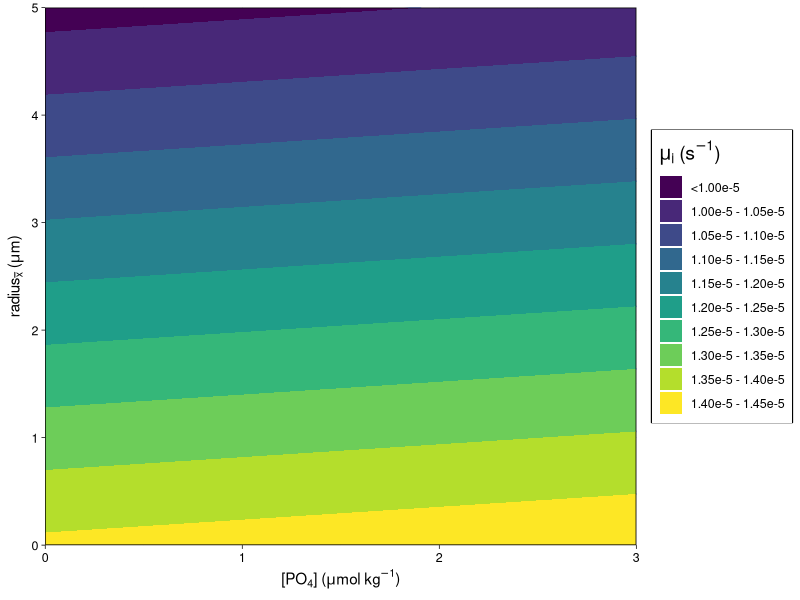
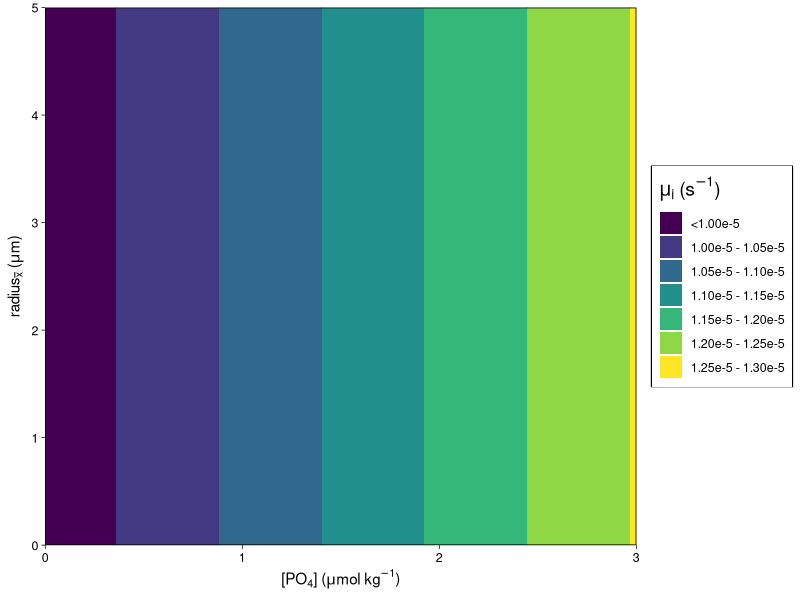
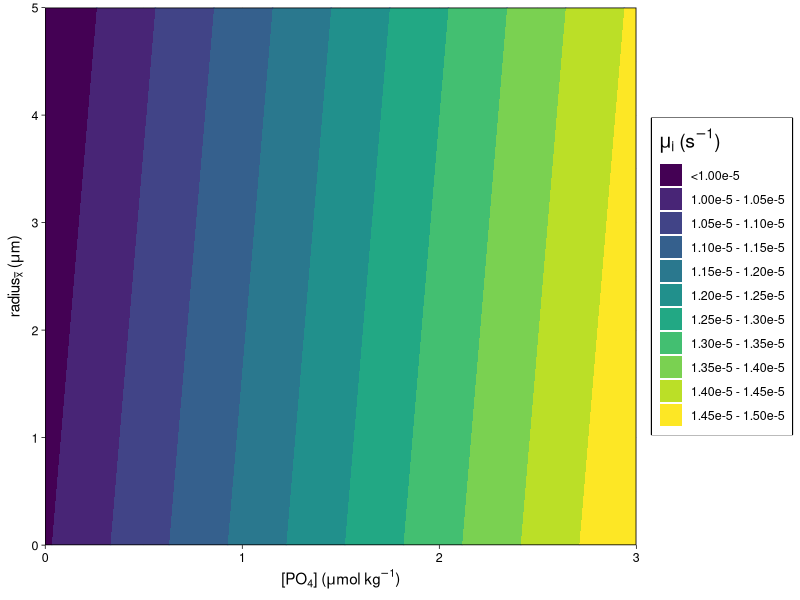
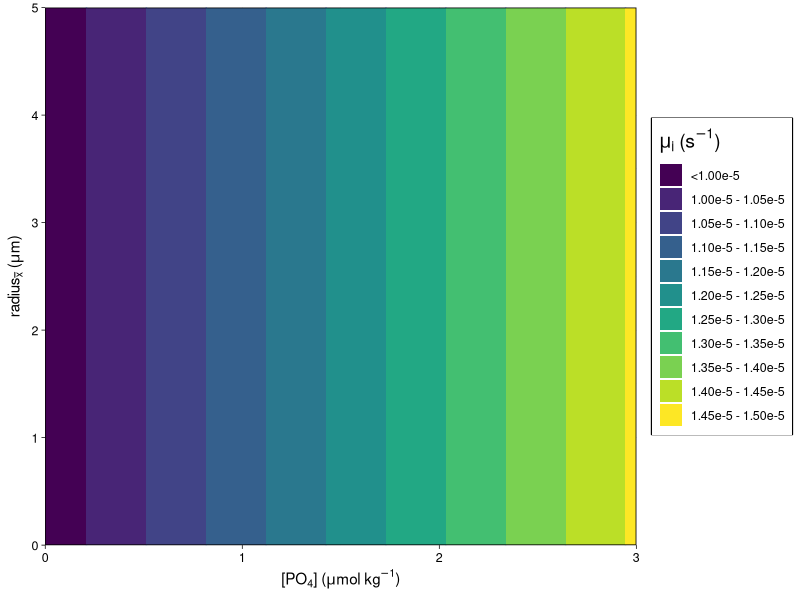

These figures' R source, in order:
library(tidyverse)
library(viridis)

fig.font <- "Helvetica"
fontsize.axislabels <- 11
fontsize.scalelabels <- 9
po4.seq <- seq(0,3,0.1)
rm.seq <- seq(0,5,0.1)



# multi-linear regression using culture data
cal.df <- read.csv('data/caldata_culture.csv')
cal.df <- subset(cal.df, is.na(cal.df$radius) | is.na(cal.df$po4) | cal.df$radius <= 10 & cal.df$po4 <= 2)

igr.model = lm(formula = cal.df$mui ~ cal.df$po4 + cal.df$r, data = cal.df)
igr.model.sum <- summary(igr.model)

po4.co.lr <- igr.model.sum$coefficients[2,1]
po4.se.lr <- igr.model.sum$coefficients[2,2]
r.co.lr <- igr.model.sum$coefficients[3,1]
r.se.lr <- igr.model.sum$coefficients[3,2]
y.int.lr <- igr.model.sum$coefficients[1,1]
y.int.se.lr <- igr.model.sum$coefficients[1,2]

mlr.fun <- function(x, y) {final_value = y.int.lr + x*po4.co.lr + y*r.co.lr} 

mlr.mod <- expand.grid(X1 = po4.seq, X2 = rm.seq) %>%
  mutate(mui.p = mlr.fun(X1, X2)) %>%
  ggplot(aes(X1, X2, z = mui.p)) +
  geom_contour() +
  geom_contour_filled() +
  labs(fill=expression(paste(mu[i]," (",s^-1,")")), x= expression(paste("[", PO[4], "] ","(", mu,"mol ", kg^-1,")")), y = expression(paste(radius[bar(x)]," (",mu,m,")"))) +
  scale_y_continuous(expand = expansion(mult = 0, add = 0), limits = c(min(rm.seq), max(rm.seq))) +
  scale_x_continuous(expand = expansion(mult = 0, add = 0), limits = c(min(po4.seq), max(po4.seq))) +
  scale_fill_viridis(discrete = TRUE, option = "D", labels = c("<1.00e-5", "1.00e-5 - 1.05e-5", "1.05e-5 - 1.10e-5", "1.10e-5 - 1.15e-5","1.15e-5 - 1.20e-5", "1.20e-5 - 1.25e-5","1.25e-5 - 1.30e-5", "1.30e-5 - 1.35e-5", "1.35e-5 - 1.40e-5", "1.40e-5 - 1.45e-5", "1.45e-5 - 1.50e-5","1.50e-5 - 1.55e-5", "1.55e-5 - 1.60e-5","1.60e-5 - 1.65e-5", ">1.65e-5")) + 
  theme_linedraw() +
  theme(legend.title = element_text(family = fig.font, size = 14,color = "#000000"),
        legend.text = element_text(family = fig.font, size = fontsize.scalelabels,color = "#000000"),
        legend.box.background = element_rect(size = 0.5),
        axis.text.x = element_text(family = fig.font, size = fontsize.scalelabels,color = "#000000"), 
        axis.text.y = element_text(family = fig.font, size = fontsize.scalelabels,color = "#000000"),
        axis.title.x = element_text(family = fig.font, size = fontsize.axislabels,color = "#000000"), 
        axis.title.y = element_text(family = fig.font, size = fontsize.axislabels, color = "#000000")) 
print(mlr.mod)



# Bayesian inversion using culture data 
coeff <- read.csv("model_out/coeff_mat_culture.csv")

mlr.fun <- function(x, y) {final_value = mean(coeff[,4]) + x*mean(coeff[,2]) + y*mean(coeff[,3])} 

mlr.mod <- expand.grid(X1 = po4.seq, X2 = rm.seq) %>%
  mutate(mui.p = mlr.fun(X1, X2)) %>%
  ggplot(aes(X1, X2, z = mui.p)) +
  geom_contour() +
  geom_contour_filled() +
  labs(fill=expression(paste(mu[i]," (",s^-1,")")), x= expression(paste("[", PO[4], "] ","(", mu,"mol ", kg^-1,")")), y = expression(paste(radius[bar(x)]," (",mu,m,")"))) +
  scale_y_continuous(expand = expansion(mult = 0, add = 0), limits = c(min(rm.seq), max(rm.seq))) +
  scale_x_continuous(expand = expansion(mult = 0, add = 0), limits = c(min(po4.seq), max(po4.seq))) +
  scale_fill_viridis(discrete = TRUE, option = "D", labels = c("<1.00e-5", "1.00e-5 - 1.05e-5", "1.05e-5 - 1.10e-5", "1.10e-5 - 1.15e-5","1.15e-5 - 1.20e-5", "1.20e-5 - 1.25e-5","1.25e-5 - 1.30e-5", "1.30e-5 - 1.35e-5", "1.35e-5 - 1.40e-5", "1.40e-5 - 1.45e-5", "1.45e-5 - 1.50e-5","1.50e-5 - 1.55e-5", "1.55e-5 - 1.60e-5","1.60e-5 - 1.65e-5", ">1.65e-5")) + 
  theme_linedraw() +
  theme(legend.title = element_text(family = fig.font, size = 14,color = "#000000"),
        legend.text = element_text(family = fig.font, size = fontsize.scalelabels,color = "#000000"),
        legend.box.background = element_rect(size = 0.5),
        axis.text.x = element_text(family = fig.font, size = fontsize.scalelabels,color = "#000000"), 
        axis.text.y = element_text(family = fig.font, size = fontsize.scalelabels,color = "#000000"),
        axis.title.x = element_text(family = fig.font, size = fontsize.axislabels,color = "#000000"), 
        axis.title.y = element_text(family = fig.font, size = fontsize.axislabels, color = "#000000")) 
print(mlr.mod)



# Bayesian inversion using ice core data 
coeff <- read.csv("model_out/coeff_mat_ice.csv")
mlr.fun <- function(x, y) {final_value = mean(coeff[,4]) + x*mean(coeff[,2]) + y*mean(coeff[,3])}  

mlr.mod <- expand.grid(X1 = po4.seq, X2 = rm.seq) %>%
  mutate(mui.p = mlr.fun(X1, X2)) %>%
  ggplot(aes(X1, X2, z = mui.p)) +
  geom_contour() +
  geom_contour_filled() +
  labs(fill=expression(paste(mu[i]," (",s^-1,")")), x= expression(paste("[", PO[4], "] ","(", mu,"mol ", kg^-1,")")), y = expression(paste(radius[bar(x)]," (",mu,m,")"))) +
  scale_y_continuous(expand = expansion(mult = 0, add = 0), limits = c(min(rm.seq), max(rm.seq))) +
  scale_x_continuous(expand = expansion(mult = 0, add = 0), limits = c(min(po4.seq), max(po4.seq))) +
  scale_fill_viridis(discrete = TRUE, option = "D", labels = c("<1.00e-5", "1.00e-5 - 1.05e-5", "1.05e-5 - 1.10e-5", "1.10e-5 - 1.15e-5","1.15e-5 - 1.20e-5", "1.20e-5 - 1.25e-5","1.25e-5 - 1.30e-5", "1.30e-5 - 1.35e-5", "1.35e-5 - 1.40e-5", "1.40e-5 - 1.45e-5", "1.45e-5 - 1.50e-5","1.50e-5 - 1.55e-5", "1.55e-5 - 1.60e-5","1.60e-5 - 1.65e-5", ">1.65e-5")) + 
  theme_linedraw() +
  theme(legend.title = element_text(family = fig.font, size = 14,color = "#000000"),
        legend.text = element_text(family = fig.font, size = fontsize.scalelabels,color = "#000000"),
        legend.box.background = element_rect(size = 0.5),
        axis.text.x = element_text(family = fig.font, size = fontsize.scalelabels,color = "#000000"), 
        axis.text.y = element_text(family = fig.font, size = fontsize.scalelabels,color = "#000000"),
        axis.title.x = element_text(family = fig.font, size = fontsize.axislabels,color = "#000000"), 
        axis.title.y = element_text(family = fig.font, size = fontsize.axislabels, color = "#000000")) 
print(mlr.mod)



# Bayesian inversion using ice + culture data 
coeff <- read.csv("model_out/coeff_mat_ice_culture.csv")
mlr.fun <- function(x, y) {final_value = mean(coeff[,4]) + x*mean(coeff[,2]) + y*mean(coeff[,3])} 

mlr.mod <- expand.grid(X1 = po4.seq, X2 = rm.seq) %>%
  mutate(mui.p = mlr.fun(X1, X2)) %>%
  ggplot(aes(X1, X2, z = mui.p)) +
  geom_contour() +
  geom_contour_filled() +
  labs(fill=expression(paste(mu[i]," (",s^-1,")")), x= expression(paste("[", PO[4], "] ","(", mu,"mol ", kg^-1,")")), y = expression(paste(radius[bar(x)]," (",mu,m,")"))) +
  scale_y_continuous(expand = expansion(mult = 0, add = 0), limits = c(min(rm.seq), max(rm.seq))) +
  scale_x_continuous(expand = expansion(mult = 0, add = 0), limits = c(min(po4.seq), max(po4.seq))) +
  scale_fill_viridis(discrete = TRUE, option = "D", labels = c("<1.00e-5", "1.00e-5 - 1.05e-5", "1.05e-5 - 1.10e-5", "1.10e-5 - 1.15e-5","1.15e-5 - 1.20e-5", "1.20e-5 - 1.25e-5","1.25e-5 - 1.30e-5", "1.30e-5 - 1.35e-5", "1.35e-5 - 1.40e-5", "1.40e-5 - 1.45e-5", "1.45e-5 - 1.50e-5","1.50e-5 - 1.55e-5", "1.55e-5 - 1.60e-5","1.60e-5 - 1.65e-5", ">1.65e-5")) + 
  theme_linedraw() +
  theme(legend.title = element_text(family = fig.font, size = 14,color = "#000000"),
        legend.text = element_text(family = fig.font, size = fontsize.scalelabels,color = "#000000"),
        legend.box.background = element_rect(size = 0.5),
        axis.text.x = element_text(family = fig.font, size = fontsize.scalelabels,color = "#000000"), 
        axis.text.y = element_text(family = fig.font, size = fontsize.scalelabels,color = "#000000"),
        axis.title.x = element_text(family = fig.font, size = fontsize.axislabels,color = "#000000"), 
        axis.title.y = element_text(family = fig.font, size = fontsize.axislabels, color = "#000000")) 
print(mlr.mod)


